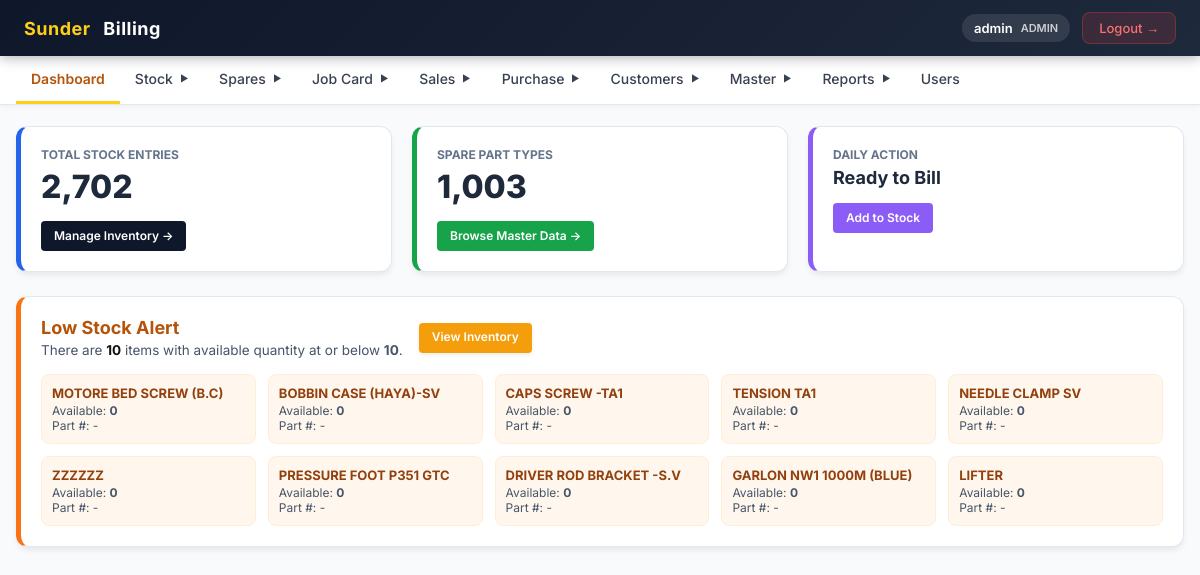
Screenshot of /login/dashboard.php (signed in) with the database file from the repository.
### tables this page shows
CREATE TABLE `stock` (
  `id` varchar(255) NOT NULL,
  `actualPricePerQty` float NOT NULL,
  `actualPricePerUnit` float NOT NULL,
  `availableQty` int(11) NOT NULL,
  `barCode` varchar(255) DEFAULT NULL,
  `gstPercentage` float NOT NULL,
  `itemName` varchar(255) DEFAULT NULL,
  `quantity` int(11) NOT NULL,
  `selled` bit(1) NOT NULL,
  `selledPricePerUnit` double NOT NULL,
  `sellingPricePerQty` float NOT NULL,
  `sellingPricePerUnit` float NOT NULL,
  `serialNo` varchar(255) DEFAULT NULL,
  `unit` int(11) NOT NULL,
  `warrantyInMonths` int(11) NOT NULL,
  `brand` bigint(20) DEFAULT NULL,
  `machine` bigint(20) DEFAULT NULL,
  `model` bigint(20) DEFAULT NULL,
  `purchaseItem` bigint(20) DEFAULT NULL,
  `spare` bigint(20) DEFAULT NULL
);

CREATE TABLE `spares` (
  `id` bigint(20) NOT NULL,
  `createdBy` varchar(255) DEFAULT NULL,
  `createdOn` datetime(6) DEFAULT NULL,
  `modifiedBy` varchar(255) DEFAULT NULL,
  `modifiedOn` datetime(6) DEFAULT NULL,
  `active` bit(1) NOT NULL,
  `partNo` varchar(255) DEFAULT NULL,
  `picture` varchar(255) DEFAULT NULL,
  `rackNumber` varchar(255) DEFAULT NULL,
  `spareName` varchar(255) DEFAULT NULL
);

### includes/auth.php (called while the page is built, shortened)
<?php
function isAdmin(): bool
{
    return isset($_SESSION['user_id'], $_SESSION['role']) && strtoupper(trim($_SESSION['role'])) === 'ADMIN';
}

### login/dashboard.php (the view)
<?php
require_once("../config/db.php");
include("../includes/header.php");
$stockCount = mysqli_fetch_assoc(mysqli_query($conn, "SELECT COUNT(*) as c FROM stock"))['c'];
$spareCount = mysqli_fetch_assoc(mysqli_query($conn, "SELECT COUNT(*) as c FROM spares"))['c'];
$lowStockRes = mysqli_query($conn, "SELECT st.*, s.spareName FROM stock st LEFT JOIN spares s ON st.spare = s.id WHERE st.availableQty <= 10 ORDER BY st.availableQty ASC LIMIT 10");
$lowStockCount = $lowStockRes ? mysqli_num_rows($lowStockRes) : 0;
?>
<div class="erp-container">
    <div style="display: grid; grid-template-columns: repeat(auto-fit, minmax(260px, 1fr)); gap: 20px; margin-bottom: 24px;">
        <div class="erp-card" style="margin-bottom: 0; border-left: 5px solid #2563eb;">
            <h4 style="color:#64748b; font-size:12px; text-transform:uppercase; margin-bottom: 5px; font-weight:700;">Total Stock Entries</h4>
            <div style="font-size:32px; font-weight:800; color:#1e293b;"><?= number_format($stockCount) ?></div>
            <div style="margin-top: 15px;">
                <?php if (isset($_SESSION['role']) && $_SESSION['role'] === 'ADMIN'): ?>
                    <a href="../stock/list.php" class="btn-erp btn-erp-primary btn-erp-sm">Manage Inventory &rarr;</a>
                <?php endif; ?>
            </div>
        </div>
        <div class="erp-card" style="margin-bottom: 0; border-left: 5px solid #16a34a;">
            <h4 style="color:#64748b; font-size:12px; text-transform:uppercase; margin-bottom: 5px; font-weight:700;">Spare Part Types</h4>
            <div style="font-size:32px; font-weight:800; color:#1e293b;"><?= number_format($spareCount) ?></div>
            <div style="margin-top: 15px;">
                <?php if (isset($_SESSION['role']) && $_SESSION['role'] === 'ADMIN'): ?>
                    <a href="../spares/list_spare.php" class="btn-erp btn-erp-success btn-erp-sm">Browse Master Data &rarr;</a>
                <?php else: ?>
                    <span style="color:#64748b; font-size: 13px; font-weight: 600;">Admin only</span>
                <?php endif; ?>
            </div>
        </div>
        <div class="erp-card" style="margin-bottom: 0; border-left: 5px solid #8b5cf6;">
            <h4 style="color:#64748b; font-size:12px; text-transform:uppercase; margin-bottom: 5px; font-weight:700;">Daily Action</h4>
            <div style="font-size:18px; font-weight:700; color:#1e293b; margin-top:5px;">Ready to Bill</div>
            <div style="margin-top: 15px;">
                <?php if (isset($_SESSION['role']) && $_SESSION['role'] === 'ADMIN'): ?>
                    <a href="../stock/add_stock.php" class="btn-erp btn-erp-sm" style="background:#8b5cf6; color:white;">Add to Stock</a>
                <?php else: ?>
                    <span style="display:inline-block; background:#e2e8f0; color:#475569; padding: 6px 12px; border-radius: 6px; font-size: 12px; font-weight: 600;">Admin only</span>
                <?php endif; ?>
            </div>
        </div>
    </div>
    <?php if ($lowStockCount > 0): ?>
        <div class="erp-card" style="border-left: 5px solid #f97316;">
            <div style="display:flex; align-items:center; justify-space-between; gap:16px; flex-wrap:wrap; margin-bottom:16px;">
                <div>
                    <h3 style="margin:0 0 4px 0; color:#b45309; font-size:18px;">Low Stock Alert</h3>
                    <div style="color:#475569; font-size:13.5px;">There are <strong style="color:#111;"><?= $lowStockCount ?></strong> items with available quantity at or below <strong>10</strong>.</div>
                </div>
                <div>
                    <a href="../stock/list.php" class="btn-erp btn-erp-warning btn-erp-sm">View Inventory</a>
                </div>
            </div>
            <div style="display:grid; grid-template-columns:repeat(auto-fit, minmax(180px, 1fr)); gap:12px;">
                <?php while ($r = mysqli_fetch_assoc($lowStockRes)): ?>
                    <div style="padding:10px; border-radius:8px; background:#fff7ed; border:1px solid #ffedd5;">
                        <div style="font-weight:700; color:#92400e; font-size:13px;"><?= htmlspecialchars($r['spareName'] ?? 'Item') ?></div>
                        <div style="font-size:12px; color:#475569; margin-top:2px;">Available: <strong><?= (int) $r['availableQty'] ?></strong></div>
                        <div style="font-size:12px; color:#475569;">Part #: <?= htmlspecialchars($r['partNo'] ?? '-') ?></div>
                    </div>
                <?php endwhile; ?>
            </div>
        </div>
    <?php endif; ?>
</div>
<?php include("../includes/footer.php"); ?>

### includes/header.php (shortened to what this page needs)
<?php
require_once(__DIR__ . '/auth.php');
$current_page = basename($_SERVER['PHP_SELF']);
?>
<!DOCTYPE html>
<html lang="en">
<head>
    <link rel="stylesheet" href="../includes/common_erp.css">
</head>
<body>
    <div class="topbar">
        <div class="brand">
            <span class="brand-accent">Sunder</span>&nbsp;Billing
        </div>
        <div class="topbar-right">
            <?php if (isset($_SESSION['employee_name']) || isset($_SESSION['username'])): ?>
                <div class="user-pill">
                    <?php if (isset($_SESSION['employee_name'])): ?>
                        <span><?php echo htmlspecialchars($_SESSION['employee_name']); ?></span>
                        <small>Employee</small>
                    <?php else: ?>
                        <span><?php echo htmlspecialchars($_SESSION['username']); ?></span>
                        <small><?php echo htmlspecialchars($_SESSION['role'] ?? 'Admin'); ?></small>
                    <?php endif; ?>
                </div>
            <?php endif; ?>
            <button class="btn-logout" onclick="window.location.href='../login/logout.php'">
                Logout &#x2192;
            </button>
        </div>
    </div>
    <div class="menu-container">
        <ul class="menu-bar" id="mainMenu">
            <li class="menu-item">
                <a href="../login/dashboard.php" <?php echo ($current_page == 'dashboard.php') ? 'class="active-link"' : ''; ?>>
                    Dashboard
                </a>
            </li>
            <?php if (isset($_SESSION['role']) && $_SESSION['role'] === 'ADMIN'): ?>
                <li class="menu-item has-dropdown">
                    <span class="menu-link">Stock <span class="arrow">&#9660;</span></span>
                </li>
            <?php endif; ?>
            <li class="menu-item has-dropdown">
                <span class="menu-link">Spares <span class="arrow">&#9660;</span></span>
            </li>
            <li class="menu-item has-dropdown">
                <span class="menu-link">Job Card <span class="arrow">&#9660;</span></span>
            </li>
            <li class="menu-item has-dropdown">
                <span class="menu-link">Sales <span class="arrow">&#9660;</span></span>
            </li>
            <?php if (isAdmin()): ?>
                <li class="menu-item has-dropdown">
                    <span class="menu-link">Purchase <span class="arrow">&#9660;</span></span>
                </li>
            <?php endif; ?>
            <?php if (isAdmin()): ?>
                <li class="menu-item has-dropdown">
                    <span class="menu-link">Customers <span class="arrow">&#9660;</span></span>
                </li>
            <?php endif; ?>
            <?php if (isAdmin()): ?>
                <li class="menu-item has-dropdown">
                    <span class="menu-link">Master <span class="arrow">&#9660;</span></span>
                </li>
            <?php endif; ?>
            <?php if (isAdmin()): ?>
                <li class="menu-item has-dropdown">
                    <span class="menu-link">Reports <span class="arrow">&#9660;</span></span>
                </li>
            <?php endif; ?>
            <?php if (isset($_SESSION['role']) && $_SESSION['role'] === 'ADMIN'): ?>
                <li class="menu-item">
                    <a href="../users/manage_users.php" <?php echo ($current_page == 'manage_users.php') ? 'class="active-link"' : ''; ?>>
                        Users
                    </a>
                </li>
            <?php endif; ?>
        </ul>
    </div>

### includes/footer.php (shortened to what this page needs)
</body>
</html>

### includes/common_erp.css (style rules this page uses)
:root { --erp-primary: #0f172a; --erp-primary-hover: #1e293b; --erp-secondary: #64748b; --erp-secondary-hover: #475569; --erp-accent: #FDD017; --erp-accent-hover: #eab308; --erp-success: #16a34a; --erp-success-hover: #15803d; --erp-warning: #f59e0b; --erp-warning-hover: #d97706; --erp-danger: #ef4444; --erp-danger-hover: #dc2626; --erp-dark: #1e293b; --erp-dark-hover: #0f172a; --erp-bg: #f8fafc; --erp-card-bg: #ffffff; --erp-subtle-bg: #f1f5f9; --erp-border: #e2e8f0; --erp-border-input: #cbd5e1; --erp-border-dark: #94a3b8; --erp-text-main: #1e293b; --erp-text-muted: #64748b; --erp-text-light: #94a3b8; --erp-font: 'Inter', system-ui, -apple-system, BlinkMacSystemFont, "Segoe UI", Roboto, sans-serif; --erp-radius-sm: 4px; --erp-radius-md: 6px; --erp-radius-lg: 8px; --erp-radius-xl: 12px; --erp-shadow-sm: 0 1px 3px rgba(0, 0, 0, 0.05); --erp-shadow-md: 0 4px 6px -1px rgba(0, 0, 0, 0.08); --erp-shadow-lg: 0 10px 25px -5px rgba(0, 0, 0, 0.05); }
*, *::before, *::after { box-sizing: border-box !important; }
html { width: 100% !important; max-width: 100% !important; margin: 0; padding: 0; overflow-x: hidden !important; -webkit-text-size-adjust: 100%; }
body { width: 100% !important; max-width: 100% !important; margin: 0; padding: 0; overflow-x: hidden !important; background-color: var(--erp-bg) !important; font-family: var(--erp-font) !important; color: var(--erp-text-main) !important; }
input, select, textarea, button { max-width: 100%; font-family: inherit; }
.erp-container, .page-wrapper, .container-box, .container, .app-container { width: 100% !important; max-width: 1360px; margin: 0 auto; padding: 20px; box-sizing: border-box; min-height: calc(100vh - 110px); }
.btn-erp, .btn, .btn-top, .prime-btn { display: inline-flex; align-items: center; justify-content: center; gap: 6px; padding: 8px 16px; border-radius: var(--erp-radius-md); font-size: 13px; font-weight: 600; text-decoration: none; border: 1px solid transparent; cursor: pointer; transition: all 0.15s ease-in-out; box-sizing: border-box; font-family: inherit; line-height: 1.2; min-height: 36px; }
.btn-erp-primary, .btn-blue, .btn-primary { background: var(--erp-primary); color: #ffffff !important; }
.btn-erp-success, .btn-green, .btn-success { background: var(--erp-success); color: #ffffff !important; }
.btn-erp-warning, .btn-warning, .btn-yellow { background: var(--erp-warning); color: #ffffff !important; box-shadow: 0 2px 4px rgba(0,0,0,0.08); }
.btn-erp-sm, .btn-sm { padding: 5px 12px; font-size: 12px; min-height: 30px; border-radius: var(--erp-radius-sm); }
.erp-card, .card, .po-card { background: #ffffff; border-radius: var(--erp-radius-xl); box-shadow: var(--erp-shadow-md); padding: 20px; border: 1px solid var(--erp-border); margin-bottom: 20px; box-sizing: border-box; }
@media (max-width: 1280px) { .erp-container, .page-wrapper, .container-box, .container { padding: 16px; } }

### rows the page displays
stock: spare.spareName "MOTORE BED SCREW (B.C)", availableQty "0", partNo "-"
stock: spare.spareName "BOBBIN CASE (HAYA)-SV", availableQty "0", partNo "-"
stock: spare.spareName "CAPS SCREW -TA1", availableQty "0", partNo "-"
stock: spare.spareName "TENSION TA1", availableQty "0", partNo "-"
stock: spare.spareName "NEEDLE CLAMP SV", availableQty "0", partNo "-"
stock: spare.spareName "ZZZZZZ", availableQty "0", partNo "-"
stock: spare.spareName "PRESSURE FOOT P351 GTC", availableQty "0", partNo "-"
stock: spare.spareName "DRIVER ROD BRACKET -S.V", availableQty "0", partNo "-"
stock: spare.spareName "GARLON NW1 1000M (BLUE)", availableQty "0", partNo "-"
stock: spare.spareName "LIFTER", availableQty "0", partNo "-"

### other values shown
$_SESSION['username'] "admin"
$_SESSION['role'] "ADMIN"
$stockCount "2,702"
$spareCount "1,003"
$lowStockCount "10"
